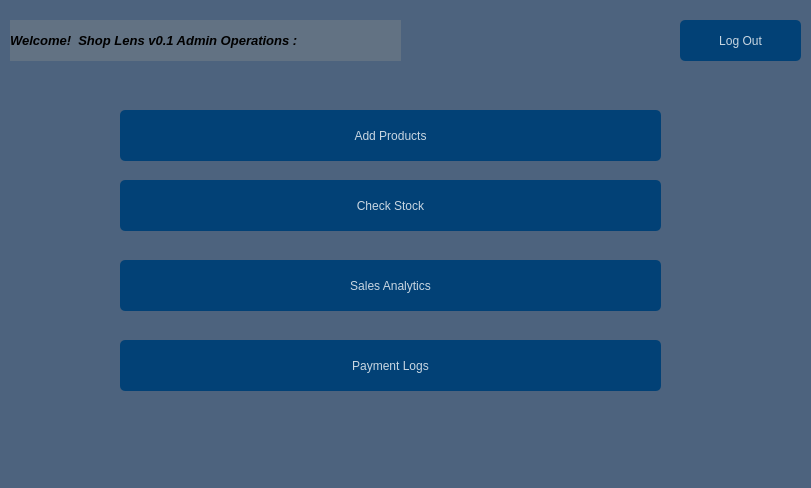
<?xml version="1.0" encoding="UTF-8"?>
<ui version="4.0">
 <class>MainWindow</class>
 <widget class="QMainWindow" name="MainWindow">
  <property name="geometry">
   <rect>
    <x>0</x>
    <y>0</y>
    <width>811</width>
    <height>488</height>
   </rect>
  </property>
  <property name="font">
   <font>
    <pointsize>10</pointsize>
   </font>
  </property>
  <property name="windowTitle">
   <string>Admin Panel </string>
  </property>
  <property name="styleSheet">
   <string notr="true">background-color:rgba(25, 54, 89, 100);</string>
  </property>
  <widget class="QWidget" name="centralwidget">
   <widget class="QLabel" name="label">
    <property name="geometry">
     <rect>
      <x>10</x>
      <y>20</y>
      <width>391</width>
      <height>41</height>
     </rect>
    </property>
    <property name="font">
     <font>
      <pointsize>10</pointsize>
      <weight>75</weight>
      <italic>true</italic>
      <bold>true</bold>
     </font>
    </property>
    <property name="styleSheet">
     <string notr="true">background-color:rgba(105, 118, 132, 200)</string>
    </property>
    <property name="text">
     <string>Welcome!  Shop Lens v0.1 Admin Operations :</string>
    </property>
   </widget>
   <widget class="QPushButton" name="pushButton">
    <property name="geometry">
     <rect>
      <x>120</x>
      <y>110</y>
      <width>541</width>
      <height>51</height>
     </rect>
    </property>
    <property name="styleSheet">
     <string notr="true">QPushButton#pushButton{
background-color:rgba(2, 65, 118, 255);
color:rgba(255, 255, 255, 200);
border-radius:5px;
}
QPushButton#pushButton:pressed{
padding-left:5px;
padding-top:5px;
background-color:rgba(2, 65, 118, 100);
background-position:calc(100% - 10px)center;
}
QPushButton#pushButton:hover{
background-color:rgba(2, 65, 118, 200);
}</string>
    </property>
    <property name="text">
     <string>Add Products</string>
    </property>
   </widget>
   <widget class="QPushButton" name="pushButton_2">
    <property name="geometry">
     <rect>
      <x>120</x>
      <y>260</y>
      <width>541</width>
      <height>51</height>
     </rect>
    </property>
    <property name="styleSheet">
     <string notr="true">QPushButton#pushButton_2{
background-color:rgba(2, 65, 118, 255);
color:rgba(255, 255, 255, 200);
border-radius:5px;
}
QPushButton#pushButton_2:pressed{
padding-left:5px;
padding-top:5px;
background-color:rgba(2, 65, 118, 100);
background-position:calc(100% - 10px)center;
}
QPushButton#pushButton_2:hover{
background-color:rgba(2, 65, 118, 200);
}</string>
    </property>
    <property name="text">
     <string>Sales Analytics</string>
    </property>
   </widget>
   <widget class="QPushButton" name="pushButton_3">
    <property name="geometry">
     <rect>
      <x>120</x>
      <y>340</y>
      <width>541</width>
      <height>51</height>
     </rect>
    </property>
    <property name="styleSheet">
     <string notr="true">QPushButton#pushButton_3{
background-color:rgba(2, 65, 118, 255);
color:rgba(255, 255, 255, 200);
border-radius:5px;
}
QPushButton#pushButton_3:pressed{
padding-left:5px;
padding-top:5px;
background-color:rgba(2, 65, 118, 100);
background-position:calc(100% - 10px)center;
}
QPushButton#pushButton_3:hover{
background-color:rgba(2, 65, 118, 200);
}</string>
    </property>
    <property name="text">
     <string>Payment Logs</string>
    </property>
   </widget>
   <widget class="QPushButton" name="pushButton_4">
    <property name="geometry">
     <rect>
      <x>120</x>
      <y>180</y>
      <width>541</width>
      <height>51</height>
     </rect>
    </property>
    <property name="styleSheet">
     <string notr="true">QPushButton#pushButton_4{
background-color:rgba(2, 65, 118, 255);
color:rgba(255, 255, 255, 200);
border-radius:5px;
}
QPushButton#pushButton_4:pressed{
padding-left:5px;
padding-top:5px;
background-color:rgba(2, 65, 118, 100);
background-position:calc(100% - 10px)center;
}
QPushButton#pushButton_4:hover{
background-color:rgba(2, 65, 118, 200);
}</string>
    </property>
    <property name="text">
     <string>Check Stock</string>
    </property>
   </widget>
   <widget class="QPushButton" name="pushButton_5">
    <property name="geometry">
     <rect>
      <x>680</x>
      <y>20</y>
      <width>121</width>
      <height>41</height>
     </rect>
    </property>
    <property name="styleSheet">
     <string notr="true">QPushButton#pushButton_5{
background-color:rgba(2, 65, 118, 255);
color:rgba(255, 255, 255, 200);
border-radius:5px;
}
QPushButton#pushButton_5:pressed{
padding-left:5px;
padding-top:5px;
background-color:rgba(2, 65, 118, 100);
background-position:calc(100% - 10px)center;
}
QPushButton#pushButton_5:hover{
background-color:rgba(2, 65, 118, 200);
}</string>
    </property>
    <property name="text">
     <string>Log Out</string>
    </property>
   </widget>
  </widget>
 </widget>
 <resources/>
 <connections/>
</ui>
